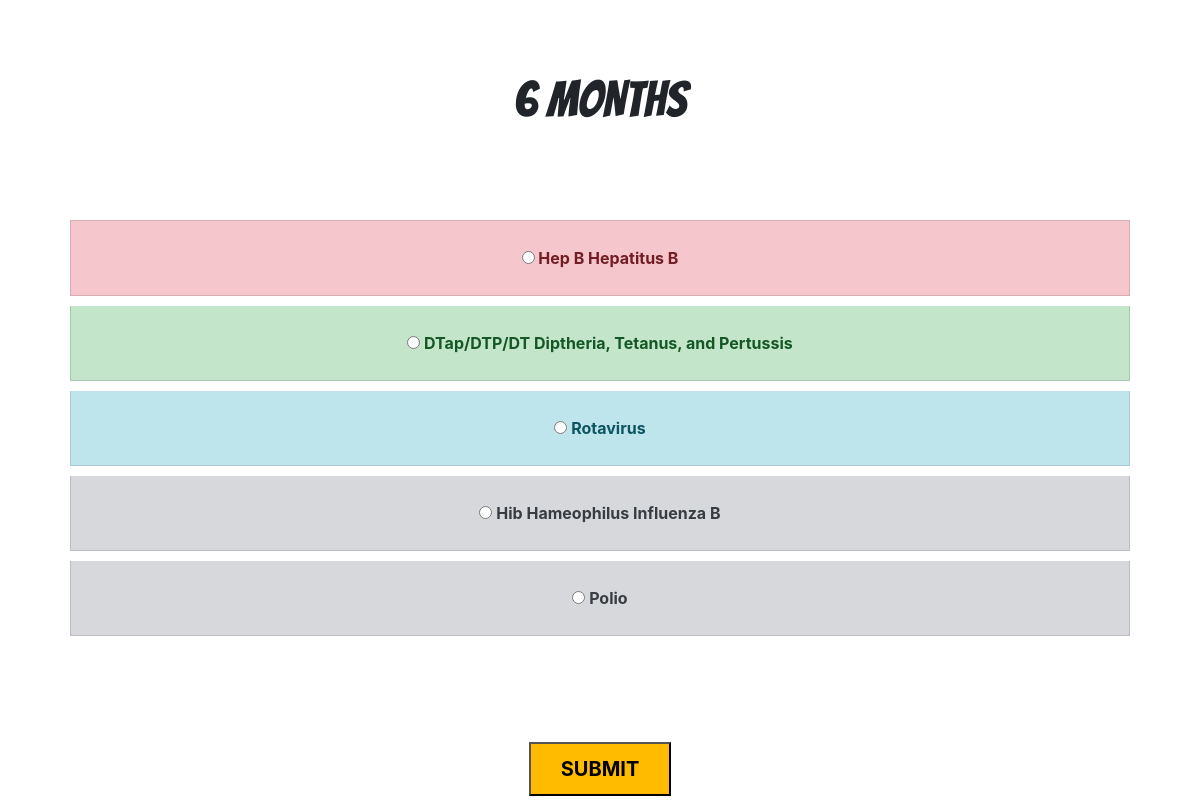
Page /vaccines/six_Months on the committed database.
### vaccines/models.py (models this page shows)
class Vaccines(models.Model):
    VaccineID = models.CharField(max_length = 10, primary_key = True)
    Vaccine_Name = models.CharField(max_length = 150)
    Age = models.IntegerField()
    Dosage = models.CharField(max_length = 100)
    Cost = models.IntegerField()

### vaccines/views.py (the view)
# urls.py: path('six_Months', views.six_Months, name='six_Months'),
def six_Months(request):
    obj = Vaccines.objects.get(VaccineID = 'HPB3')
    obj1 = Vaccines.objects.get(VaccineID = 'DTP3')
    obj2 = Vaccines.objects.get(VaccineID = 'RTV3')
    obj3 = Vaccines.objects.get(VaccineID = 'HIB3')
    obj4 = Vaccines.objects.get(VaccineID = 'OPV3')
    context = {
        'object': obj,
        'object1': obj1,
        'object2': obj2,
        'object3': obj3,
        'object4' : obj4
    }
    return render(request, 'vaccines/6Months1.html', context)

### Templates/vaccines/6Months1.html (shortened to what this page needs)
<html>
    <head>
        <link rel="stylesheet" href="https://stackpath.bootstrapcdn.com/bootstrap/4.5.0/css/bootstrap.min.css">
    </head>
    <body>
        <h1 id="title">6 MONTHS</h1><br><br><br>
        <ul class="list-group">
            <form action="{%url 'get_chkbox_value' %}" method="POST">
            <li class="list-group-item list-group-item-danger" id="dept"><strong><input type="radio" name="vaccine" value="{{object.VaccineID}}">   {{object.Vaccine_Name}}  </strong></li>
            <li class="list-group-item list-group-item-success" id="dept"><strong><input type="radio" name="vaccine" value="{{object1.VaccineID}}">   {{object1.Vaccine_Name}}  </strong></li>
            <li class="list-group-item list-group-item-info" id="dept"><strong><input type="radio" name="vaccine" value="{{object2.VaccineID}}">   {{object2.Vaccine_Name}} </strong></li>
            <li class="list-group-item list-group-item-secondary" id="dept"><strong><input type="radio" name="vaccine" value="{{object3.VaccineID}}">  {{object3.Vaccine_Name}} </strong></li>
            <li class="list-group-item list-group-item-secondary" id="dept"><strong><input type="radio" name="vaccine" value="{{object4.VaccineID}}">  {{object4.Vaccine_Name}} </strong></li>
        </ul>
        <center><button type="submit" value="SUBMIT" id="submit"><strong>SUBMIT</strong></button> </form></center>
    </body>
</html>

### Templates/vaccines/6Months1.html (style rules this page uses)
#title { text-align: center; margin-top: 70px; font-family: 'Bangers', cursive; font-size: 50px; }
#dept { text-align: center; padding: 25px; margin-top: 10px; margin-bottom: 10px; margin-left: 70px; margin-right: 70px; }
#submit { margin-top: 80px; padding-top: 10px; padding-bottom: 10px; padding-left: 30px; padding-right: 30px; font-size: 20px; background-color: rgb(255, 187, 0); }

### rows in the picture
Vaccines: Vaccine_Name "Hep B Hepatitus B"
Vaccines: Vaccine_Name "DTap/DTP/DT Diptheria, Tetanus, and Pertussis"
Vaccines: Vaccine_Name "Rotavirus"
Vaccines: Vaccine_Name "Hib Hameophilus Influenza B"
Vaccines: Vaccine_Name "Polio"
